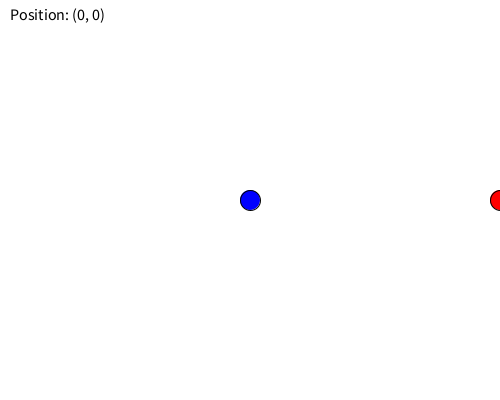
Frame 1 (no input)
Frame 60 (the mouse pressed at the canvas centre just before this capture): identical to frame 1, image omitted
Frame 120 (the mouse held since frame 60 and released just before this capture): identical to frame 1, image omitted

The Processing sketch that drew this single still picture (run headless with seeded random() and noise(); from frame 60 on, the mouse is pressed at the canvas centre):

// Processing sketch: Dungeon_de_Pantalla
// ── Dungeon_de_Pantalla.pde
/** Variables globales */
int nivel = 2;

Dungeon dungeon;
Player player;

void setup() {
  size(500, 400);
  dungeon = new Dungeon(nivel, width+1); // Cada habitación ocupará el tamaño de la pantalla
  player = new Player(width / 2, height / 2, 20, 10); // Inicia en el centro de la primera habitación
}

void draw() {
  background(255);
  // habitacion actual
  Room roomActual = dungeon.getRoom(player.col, player.row);
  if (roomActual != null) { // si existe:
    roomActual.display();
    // Verificar colisiones y actualizar la posición del jugador
    player.checkCollisions(roomActual);
  }
  player.display();

  displayPlayerPosition();
}

public void keyPressed() {
  if (key == 'W' || key == 'w' || key == 'S' || key == 's' || key == 'A' || key == 'a'  || key == 'D' || key == 'd' ) {
    player.move(Character.toLowerCase(key)); // comvertir a minusculas 
  }
}

public void displayPlayerPosition() {
  fill(0);
  textSize(16);
  text(player.getPosition(), 10, 20);
}

// ── Door.pde
// Clase que Puerta se dibuja y verifica colisiones con el jugador.
class Door {
  private float x, y;
  private String direction;
  private int radius = 20;
  
  public Door(float x, float y, String direction) {
    this.x = x;
    this.y = y;
    this.direction = direction;
  }
  
  public void display() {
    fill(255, 0, 0);
    circle(x, y, this.radius);
  }
  
  //la puerta coliciona con el jugador?
  public boolean isColliding(Player player) {
    return dist(x, y, player.x, player.y) < (radius + player.radius) / 2;
  }
}

// ── Dungeon.pde
// Clase que se encarga de crear y gestionar las habitaciones segun el nivel.
class Dungeon {
  private int nivel;
  private int cols, rows; // Número de columnas y filas en la matriz de habitaciones
  private int[][] matriz; // Representa la matriz de la dungeon con enteros para definir las puertas mas adelante
  private Room[][] rooms; // Matriz de las habitaciones que hay en la dungeon
  private int roomSize;  // Tamaño de la habitacion

  public Dungeon(int nivel, int roomSize) {
    this.nivel = nivel;

    this.matriz = startDungeon();
    this.cols = matriz[0].length;
    this.rows = matriz.length;
    this.roomSize = roomSize;
    this.rooms = new Room[this.rows][this.cols];  // Inicialización de las dimenciones de la matriz de habitaciones
    generateRooms();
  }

  public int[][] startDungeon() {
    switch (this.nivel) {
      case 1:
        return new int[][] {
          {2, 14, 12, 0},
          {0, 3, 11, 8}
        };
      case 2:
        return new int[][] {
          {2, 14, 11, 0},
          {0, 3, 15, 8},
          {0, 3, 11, 8}
        };
      default:
        // Valor por defecto si el nivel no está definido.
        return new int[][] {
          {0}
        };
    }
  }

  public void generateRooms() {
    for (int i = 0; i < this.rows; i++) {
      for (int j = 0; j < this.cols; j++) {
        this.rooms[i][j] = new Room(matriz[i][j], this.roomSize);
      }
    }
  }

  // Devuelve el objeto habitacion segun la columna y fila solicitada dentro del limite de la matriz
  public Room getRoom(int col, int row) {
    if (col >= 0 && col < this.cols && row >= 0 && row < this.rows) {
      return this.rooms[row][col];
    }
    println("Room Inexistente por estar fuera de rango");
    return null;
  }
}

// ── GameManager.pde
class Nivel{
  private int level;
  
  public Nivel(){
    this.level = 1;
  }
  
  public Nivel(int level){
    this.level = level;
  }
  
  /* -- METODOS -- */
  
  /* -- AESORES -- */
  /* Getters */
  public int getLevel(){
    return this.level;
  }
  
}

// ── Player.pde
class Player {
  private float x, y, radius;
  private int speed;
  private int col, row;

  public Player(float x, float y, float radius, int speed) {
    this.x = x;
    this.y = y;
    this.radius = radius;
    this.speed = speed;
    this.col = 0;
    this.row = 0;
  }

  public void display() {
    fill(0, 0, 255);
    circle(x, y, radius);
  }

  public void move(char direction) {
    if (direction == 'w' && y - speed - radius / 2 >= 0) y -= speed;
    if (direction == 's' && y + speed + radius / 2 <= height) y += speed;
    if (direction == 'a' && x - speed - radius / 2 >= 0) x -= speed;
    if (direction == 'd' && x + speed + radius / 2 <= width) x += speed;
  }

  public void checkCollisions(Room roomActual) {
    // si en la habitacion actual no hay puertas salir asi no consumir recursos
    if (roomActual.hasDoors() == false) return;

    for (Door door : roomActual.doorList) {// correccion de error por si la puerta no existia
      //si colisiono con una puerta preparar nuevas posiciones
      if (door != null && door.isColliding(this)) {
        int newCol = col, newRow = row;
        float newX = x, newY = y;
        switch (door.direction) {
        case "UP":
          newRow = row - 1;
          newX = width / 2;
          newY = height - radius * 2;
          break;
        case "DOWN":
          newRow = row + 1;
          newX = width / 2;
          newY = radius * 2;
          break;
        case "LEFT":
          newCol = col - 1;
          newX = width - radius * 2;
          newY = height / 2;
          break;
        case "RIGHT":
          newCol = col + 1;
          newX = radius * 2;
          newY = height / 2;
          break;
        }
        //si la proxima habitacion esta en el rango de la matriz actualizar posiciones
        Room nextRoom = dungeon.getRoom(newCol, newRow);
        if (nextRoom != null) {
          updatePosition(newCol, newRow, newX, newY);
        }
      }
    }
  }
  // Actualiza la posicion del jugador segun los parametros anteriores
  private void updatePosition(int newCol, int newRow, float newX, float newY) {
    this.col = newCol;
    this.row = newRow;
    this.x = newX;
    this.y = newY;
  }

  // Devuelve la posicion del jugador con respecto a la matriz
  public String getPosition() {
    return "Position: (" + col + ", " + row + ")";
  }
}

// ── Room.pde
// clase que representa las habitaciones de la dungeon
class Room {
  private int doors; // Representa las posiciones de las puertas en binario
  private int size;  // tamaño de la habitacion
  private Door[] doorList; // lista de puertas que tiene la room
  
  public Room(int doors, int size) {
    this.doors = doors;
    this.size = size;
    doorList = new Door[4];
    generateDoors();
  }
  
  public void generateDoors() { // Logrado!!! reduci mucho codigo con esto T_T
    // si hay puertas genera una en la posicion del vector :D y lugar, sino la dejara en null
    // Comprobacion AND bit a bit para saber si hay una puerta en X direccion
    if ((doors & 1) != 0) doorList[0] = new Door(width / 2, 0, "UP");
    if ((doors & 2) != 0) doorList[1] = new Door(width, height / 2, "RIGHT");
    if ((doors & 4) != 0) doorList[2] = new Door(width / 2, height, "DOWN");
    if ((doors & 8) != 0) doorList[3] = new Door(0, height / 2, "LEFT");
    
    // internamente compara los bits de un numero con otro esto se explica mejor en el word
  }
  
  public void display() {
    stroke(0);
    noFill();
    rect(-1, -1, size, size);
    for (Door door : doorList) {
      if (door != null) door.display();
    }
  }
  public boolean hasDoors() { // hay una puerta? si la hay devuelve true caso contrario false
    for (Door door : doorList) {
      if (door != null) return true; // verifica si el objeto door no es null.
    }
    println("no hay puertas!! estas encerrado!! >:3");
    return false;
  }
}
